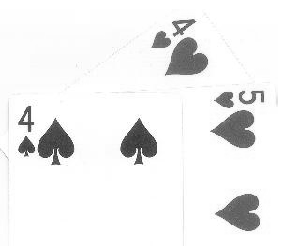
#> input picture image1.pgm, 288 x 250 px, found by its file name
$ python watershed.py
#> lines starting #> are read from the running program, lines starting #| are printed output that depends on the picture; after the words box and inside, x2 and y2 are one past the last pixel; in counts of white or black regions, pixels touching at a corner belong together
#https://docs.opencv.org/3.3.1/d3/db4/tutorial_py_watershed.html

import numpy as np
import cv2
from matplotlib import pyplot as plt

img = cv2.imread('/home/tdreilloc/Documents/CS463/assignments/image1.pgm')
#> img is the input picture: shape (250, 288, 3); min 23, max 255, mean 239.9

gray = cv2.cvtColor(img, cv2.COLOR_BGR2GRAY)
ret, thresh = cv2.threshold(gray,0,255,cv2.THRESH_BINARY_INV+cv2.THRESH_OTSU)
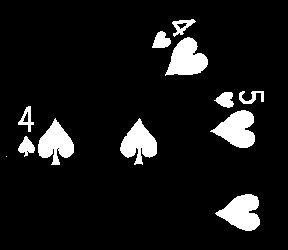
#> thresh: shape (250, 288); 8.6% white; 12 white regions (1 under 20 px), largest, box (x1, y1, x2, y2) and area: (165, 37, 208, 76) 1058, (215, 194, 260, 231) 1047, (210, 110, 255, 148) 1046
#> ret = 175

cv2.imshow('result', thresh)
cv2.waitKey()
#noise removal
kernel = np.ones((3,3), np.uint8)
opening = cv2.morphologyEx(thresh,cv2.MORPH_OPEN,kernel, iterations = 1)
#> opening: shape (250, 288); 8.5% white; 13 white regions (1 under 20 px), largest, box (x1, y1, x2, y2) and area: (166, 37, 208, 75) 1055, (216, 194, 260, 231) 1046, (213, 110, 255, 148) 1041

#sure background area
sure_bg = cv2.dilate(opening,kernel,iterations=1)
#> sure_bg: shape (250, 288); 10.6% white; 12 white regions, largest, box (x1, y1, x2, y2) and area: (215, 193, 261, 232) 1232, (165, 36, 209, 76) 1231, (212, 109, 256, 149) 1223

#finding sure foreground area
dist_transform = cv2.distanceTransform(opening,cv2.DIST_L2,5)
ret, sure_fg = cv2.threshold(dist_transform,0.1*dist_transform.max(),255,0)
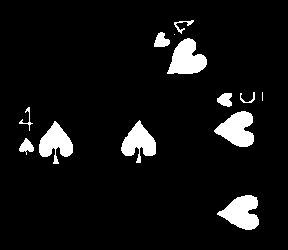
#> sure_fg: shape (250, 288) float32; 7% white; 13 white regions (2 under 20 px), largest, box (x1, y1, x2, y2) and area: (167, 38, 207, 74) 929, (217, 195, 259, 230) 922, (214, 111, 254, 147) 920
#> ret = 1.28

#finding unknown region
sure_fg = np.uint8(sure_fg)
unknown = cv2.subtract(sure_bg,sure_fg)
#> unknown: shape (250, 288); 3.6% white in thin lines or dots, all inside (x1, y1, x2, y2) = (17, 18, 265, 232)

#marker labeling
ret, markers = cv2.connectedComponents(sure_fg)
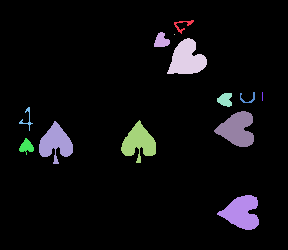
#> markers: shape (250, 288) int32; 14 distinct labels, from 0 to 13; one colour per label, 0 black
#> ret = 14

#add one to all labels so that sure background is not 0, but 1
markers = markers+1
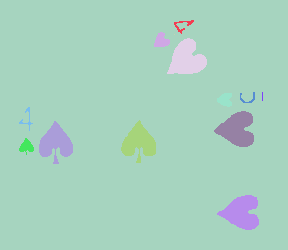
#> markers: shape (250, 288) int32; 14 distinct labels, from 1 to 14; one colour per label, 0 black

#now, mark the region of unknown with zero
markers[unknown==255] = 0
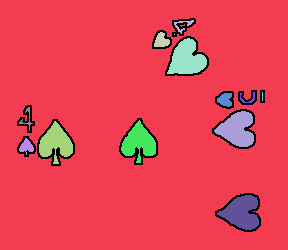
#> markers: shape (250, 288) int32; 15 distinct labels, from 0 to 14; one colour per label, 0 black

#apply watershed algorithm
markers = cv2.watershed(img,markers)
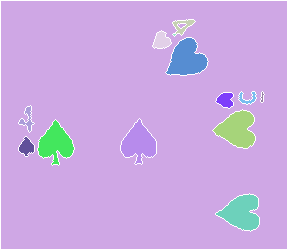
#> markers: shape (250, 288) int32; 15 distinct labels, from -1 to 14; one colour per label, 0 black, -1 white
img[markers == -1] = [255,0,0]
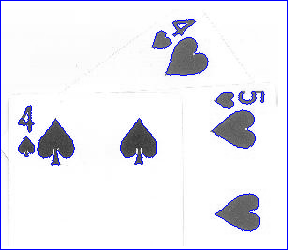
#> img: shape (250, 288, 3); 2.9% of pixels changed, all inside (x1, y1, x2, y2) = (0, 0, 288, 250)

cv2.imshow('final', img)
cv2.waitKey()

$ run again, with image3.pgm copied over image1.pgm
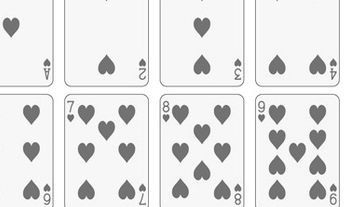
#> input picture image3.pgm, 344 x 207 px, found by its file name
#> img is the input picture: shape (207, 344, 3); min 90, max 255, mean 229.5
#> `ret, thresh = cv2.threshold(gray,0,255,cv2.THRESH_BINARY_INV+cv2.THRES..`:
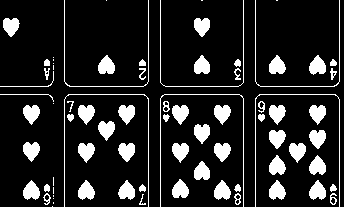
#> thresh: shape (207, 344); 14.3% white; 77 white regions (14 under 20 px), largest, box (x1, y1, x2, y2) and area: (64, 94, 149, 207) 304, (160, 94, 244, 207) 304, (255, 94, 340, 207) 304
#> `ret, thresh = cv2.threshold(gray,0,255,cv2.THRESH_BINARY_INV+cv2.THRES..`: ret = 187
#> opening: shape (207, 344); 11% white; 44 white regions, largest, box (x1, y1, x2, y2) and area: (23, 142, 40, 161) 230, (98, 56, 115, 74) 229, (309, 56, 326, 74) 228
#> sure_bg: shape (207, 344); 15.1% white; 44 white regions, largest, box (x1, y1, x2, y2) and area: (22, 141, 41, 162) 311, (22, 104, 41, 125) 309, (171, 104, 190, 125) 309
#> `ret, sure_fg = cv2.threshold(dist_transform,0.1*dist_transform.max(),2..`: ret = 0.7
#> unknown: shape (207, 344); 4.1% white in thin lines or dots, all inside (x1, y1, x2, y2) = (2, 17, 338, 200)
#> `ret, markers = cv2.connectedComponents(sure_fg)`: ret = 45
#> `img[markers == -1] = [255,0,0]`:
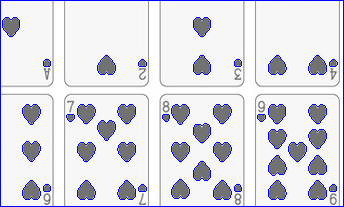
#> img: shape (207, 344, 3); 4.28% of pixels changed, all inside (x1, y1, x2, y2) = (0, 0, 344, 207)

$ run again, with image4.pgm copied over image1.pgm
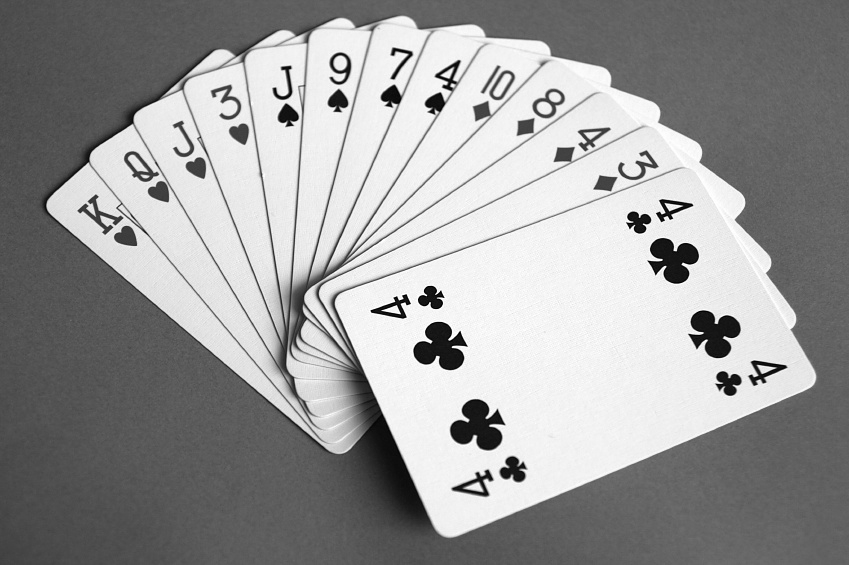
#> input picture image4.pgm, 849 x 565 px, found by its file name
#> img is the input picture: shape (565, 849, 3); min 0, max 255, mean 154.6
#> `ret, thresh = cv2.threshold(gray,0,255,cv2.THRESH_BINARY_INV+cv2.THRES..`:
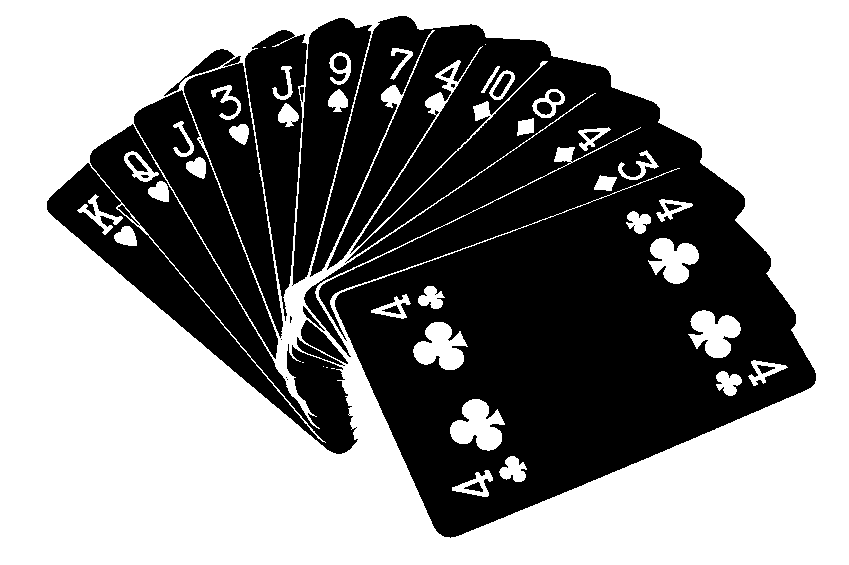
#> thresh: shape (565, 849); 54.8% white; 28 black regions (8 under 20 px), largest, box (x1, y1, x2, y2) and area: (304, 16, 816, 538) 152384, (47, 90, 358, 454) 34224, (184, 56, 283, 338) 9209
#> `ret, thresh = cv2.threshold(gray,0,255,cv2.THRESH_BINARY_INV+cv2.THRES..`: ret = 161
#> opening: shape (565, 849); 53.5% white; 13 black regions (3 under 20 px), largest, box (x1, y1, x2, y2) and area: (47, 16, 816, 538) 221970, (128, 155, 148, 172) 158, (334, 56, 347, 70) 154
#> sure_bg: shape (565, 849); 55.7% white; 19 black regions (5 under 20 px), largest, box (x1, y1, x2, y2) and area: (48, 17, 815, 536) 211956, (494, 75, 510, 96) 120, (335, 57, 346, 69) 104
#> `ret, sure_fg = cv2.threshold(dist_transform,0.1*dist_transform.max(),2..`: ret = 29.68
#> unknown: shape (565, 849); 19.7% white; 42 white regions, largest, box (x1, y1, x2, y2) and area: (18, 0, 845, 565) 68179, (273, 246, 352, 416) 3469, (449, 398, 505, 452) 2067
#> `ret, markers = cv2.connectedComponents(sure_fg)`: ret = 3
#> `img[markers == -1] = [255,0,0]`:
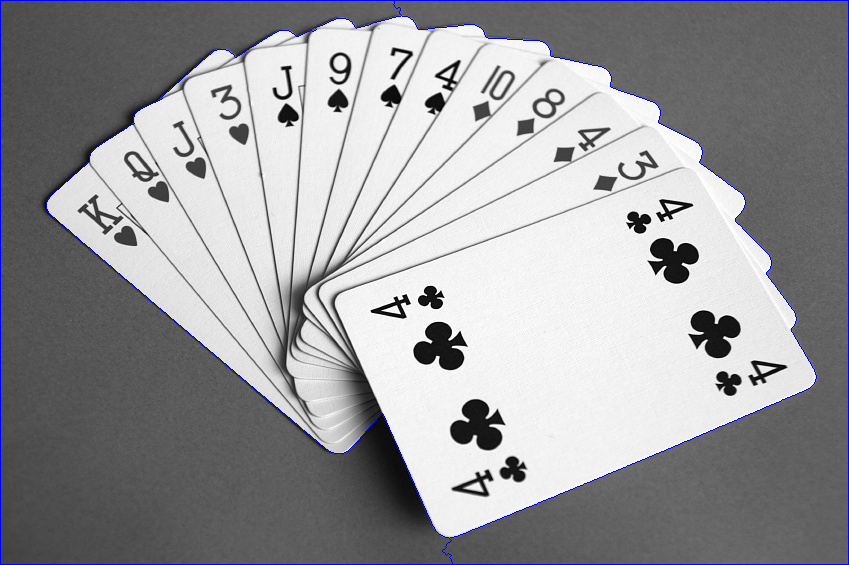
#> img: shape (565, 849, 3); 0.98% of pixels changed, all inside (x1, y1, x2, y2) = (0, 0, 849, 565)

$ run again, with image5.pgm copied over image1.pgm
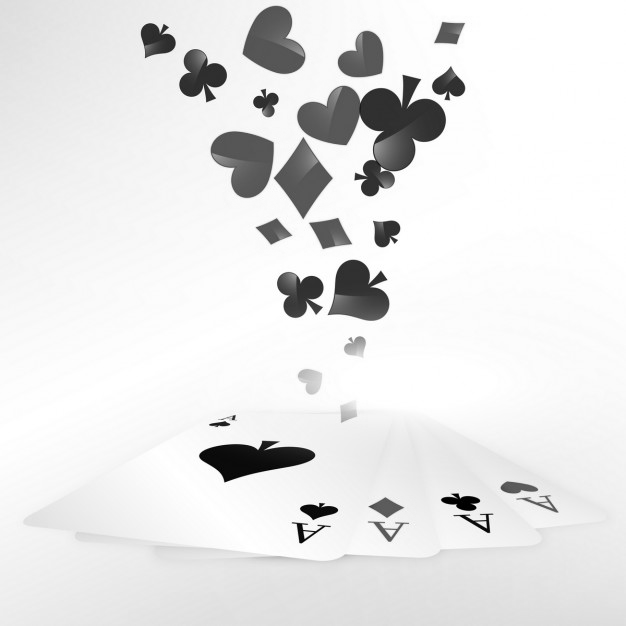
#> input picture image5.pgm, 626 x 626 px, found by its file name
#> img is the input picture: shape (626, 626, 3); min 0, max 255, mean 230.5
#> thresh: shape (626, 626); 8.3% white; 34 white regions (8 under 20 px), largest, box (x1, y1, x2, y2) and area: (297, 75, 446, 196) 8157, (211, 131, 274, 198) 2926, (243, 6, 305, 74) 2854
#> `ret, thresh = cv2.threshold(gray,0,255,cv2.THRESH_BINARY_INV+cv2.THRES..`: ret = 158
#> opening: shape (626, 626); 8.2% white; 32 white regions (4 under 20 px), largest, box (x1, y1, x2, y2) and area: (297, 75, 446, 196) 8148, (211, 131, 274, 198) 2926, (243, 6, 305, 74) 2853
#> sure_bg: shape (626, 626); 9.4% white; 30 white regions, largest, box (x1, y1, x2, y2) and area: (296, 74, 447, 197) 8969, (210, 130, 275, 199) 3196, (242, 5, 306, 75) 3130
#> `ret, sure_fg = cv2.threshold(dist_transform,0.1*dist_transform.max(),2..`: ret = 2.26
#> unknown: shape (626, 626); 3.2% white; 30 white regions, largest, box (x1, y1, x2, y2) and area: (296, 74, 447, 197) 2266, (198, 440, 316, 483) 958, (328, 259, 390, 322) 797
#> `ret, markers = cv2.connectedComponents(sure_fg)`: ret = 32
#> `img[markers == -1] = [255,0,0]`:
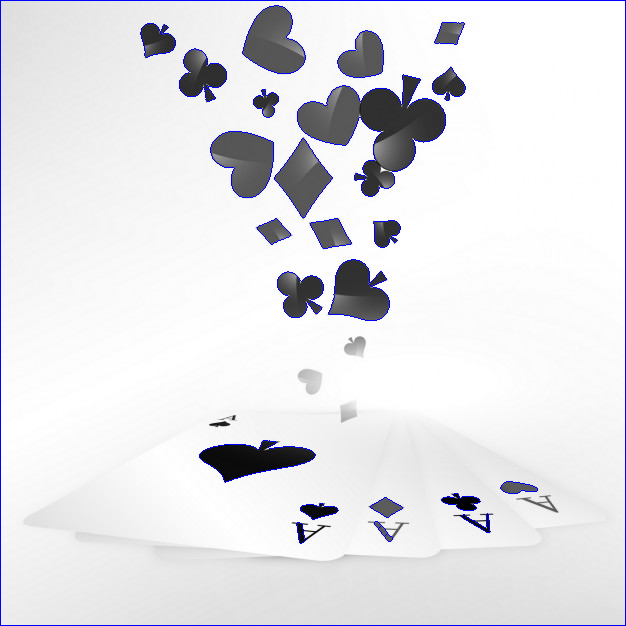
#> img: shape (626, 626, 3); 1.47% of pixels changed, all inside (x1, y1, x2, y2) = (0, 0, 626, 626)
